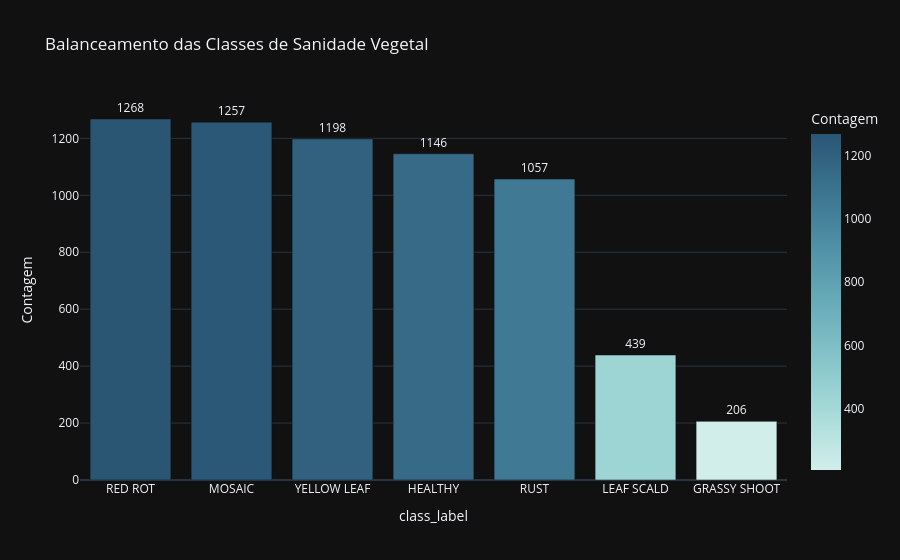
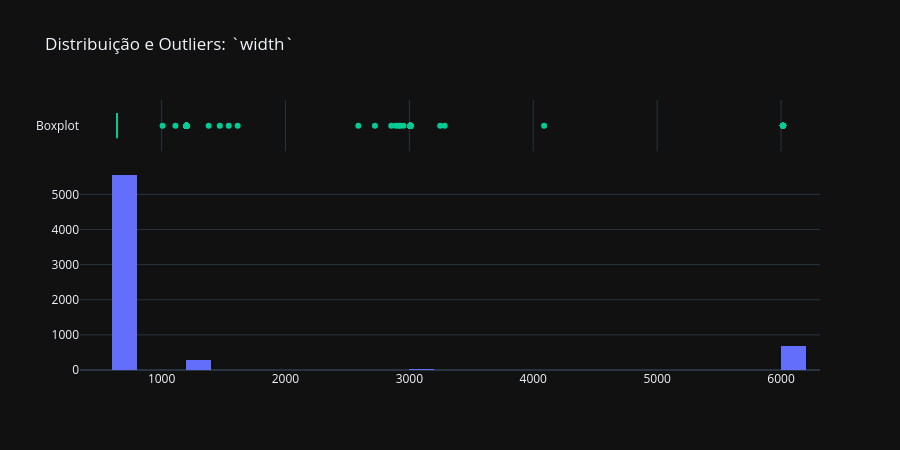
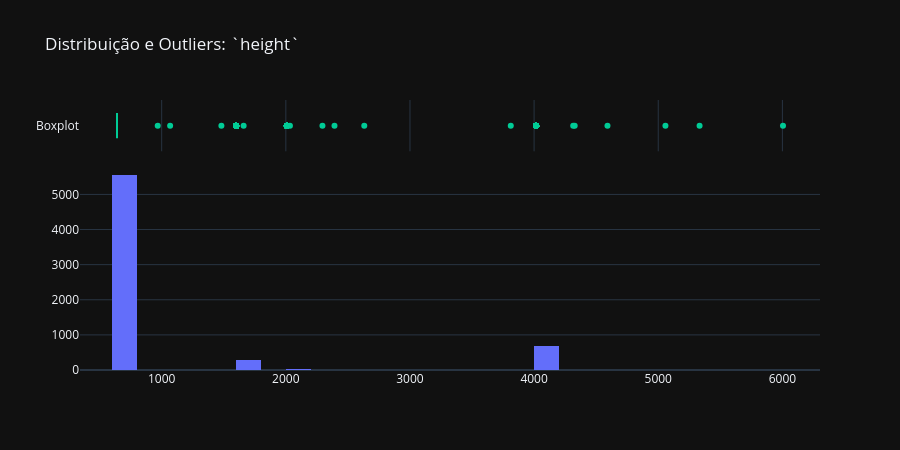
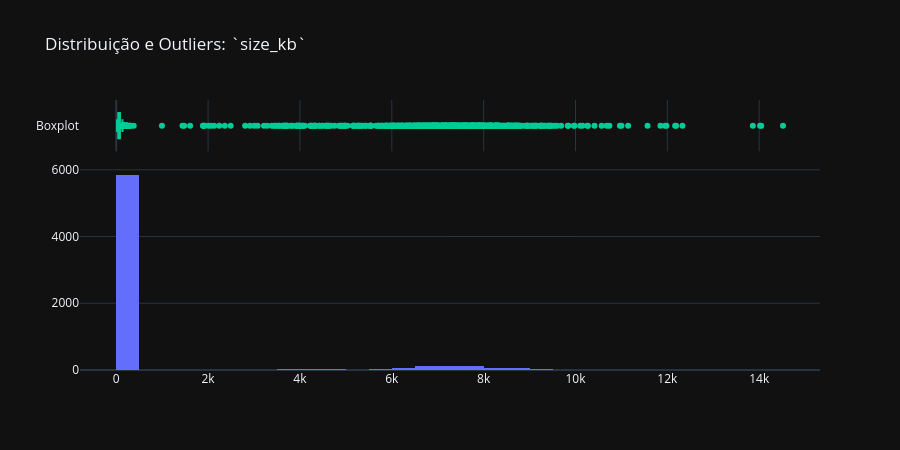

The notebook cell saved with these charts, in order:
### Markdown cell above
## 📊 3. Fase EXPLORE: Análise Exploratória Univariada

Exploração individual das *features* extraídas das imagens e consolidadas na ABT (`data/processed/abt_sanidade_vegetal.csv`)[cite: 1]. O objetivo é mapear distribuições, detectar *outliers* estruturais e validar o balanceamento da variável alvo antes da etapa de modelagem (SVM).

### Code cell
# 3.1 Setup do Motor de Análise Visual (Plotly)
import pandas as pd
import plotly.express as px
import plotly.graph_objects as go
from plotly.subplots import make_subplots
from IPython.display import display, Markdown

class AdvancedVisionEDA:
    """
    Pipeline interativo de Análise Univariada.
    Gera dashboards dinâmicos para identificação de padrões e anomalias nas features de imagem.
    """
    def __init__(self, df: pd.DataFrame, target_col: str):
        self.df = df
        self.target_col = target_col
        self.num_cols = self.df.select_dtypes(include=['float64', 'int64']).columns.tolist()
        
        # Remove as colunas de target da análise contínua para evitar distorções
        cols_to_remove = [self.target_col, 'target_binary', 'target_multiclass']
        for col in cols_to_remove:
            if col in self.num_cols:
                self.num_cols.remove(col)

    def plot_target_distribution(self):
        """Avalia o balanceamento das classes de sanidade."""
        class_counts = self.df[self.target_col].value_counts().reset_index()
        class_counts.columns = [self.target_col, 'Contagem']
        
        fig = px.bar(class_counts, x=self.target_col, y='Contagem', 
                     text='Contagem', color='Contagem', color_continuous_scale='Teal',
                     title="Balanceamento das Classes de Sanidade Vegetal",
                     template="plotly_dark")
        fig.update_traces(textposition='outside')
        fig.show()

    def plot_continuous_features(self):
        """Gera Histograma + Boxplot para variáveis contínuas."""
        for col in self.num_cols:
            fig = make_subplots(rows=2, cols=1, shared_xaxes=True, 
                                vertical_spacing=0.05, row_heights=[0.2, 0.8])
            
            fig.add_trace(go.Box(x=self.df[col], name="Boxplot", marker_color="#00CC96"), row=1, col=1)
            fig.add_trace(go.Histogram(x=self.df[col], name="Distribuição", marker_color="#636EFA", nbinsx=50), row=2, col=1)
            
            fig.update_layout(title_text=f"Distribuição e Outliers: `{col}`", showlegend=False, 
                              template="plotly_dark", height=450)
            fig.show()

    def generate_descriptive_stats(self):
        """Exibe as estatísticas descritivas, skewness e kurtosis."""
        stats = self.df[self.num_cols].describe().T
        stats['skewness'] = self.df[self.num_cols].skew()
        stats['kurtosis'] = self.df[self.num_cols].kurt()
        display(stats.round(3).style.background_gradient(cmap='viridis'))

# 3.2 Execução do Pipeline Univariado na ABT
abt_path = '../data/processed/abt_sanidade_vegetal.csv'
df_features = pd.read_csv(abt_path)

# A coluna correta do seu dataset é 'class_label'
eda_pipeline = AdvancedVisionEDA(df=df_features, target_col='class_label')
eda_pipeline.plot_target_distribution()
eda_pipeline.plot_continuous_features()
eda_pipeline.generate_descriptive_stats()

### Figure 1 — Plotly figure (JSON) as saved in the notebook; plotly's stock layout.template omitted (floating-point values rounded to 4 significant figures)
{"data": [{"hovertemplate": "class_label=%{x}<br>Contagem=%{marker.color}<extra></extra>", "legendgroup": "", "marker": {"color": [1268, 1257, 1198, 1146, 1057, 439, 206], "coloraxis": "coloraxis", "pattern": {"shape": ""}}, "name": "", "orientation": "v", "showlegend": false, "text": [1268.0, 1257.0, 1198.0, 1146.0, 1057.0, 439.0, 206.0], "textposition": "outside", "type": "bar", "x": ["RED ROT", "MOSAIC", "YELLOW LEAF", "HEALTHY", "RUST", "LEAF SCALD", "GRASSY SHOOT"], "xaxis": "x", "y": [1268, 1257, 1198, 1146, 1057, 439, 206], "yaxis": "y"}], "layout": {"barmode": "relative", "coloraxis": {"autocolorscale": false, "colorbar": {"title": {"text": "Contagem"}}, "colorscale": [[0, "rgb(209, 238, 234)"], [0.1667, "rgb(168, 219, 217)"], [0.3333, "rgb(133, 196, 201)"], [0.5, "rgb(104, 171, 184)"], [0.6667, "rgb(79, 144, 166)"], [0.8333, "rgb(59, 115, 143)"], [1, "rgb(42, 86, 116)"]]}, "legend": {"tracegroupgap": 0}, "title": {"text": "Balanceamento das Classes de Sanidade Vegetal"}, "xaxis": {"anchor": "y", "domain": [0, 1], "title": {"text": "class_label"}}, "yaxis": {"anchor": "x", "domain": [0, 1], "title": {"text": "Contagem"}}}}

### Figure 2 — Plotly figure (JSON) as saved in the notebook; plotly's stock layout.template omitted (floating-point values rounded to 4 significant figures; data arrays with more than 128 entries replaced by an {"elided": "..."} marker saying what was removed)
{"data": [{"marker": {"color": "#00CC96"}, "name": "Boxplot", "type": "box", "x": {"elided": "6571 int values"}, "xaxis": "x", "yaxis": "y"}, {"marker": {"color": "#636EFA"}, "name": "Distribuição", "nbinsx": 50, "type": "histogram", "x": {"elided": "6571 int values"}, "xaxis": "x2", "yaxis": "y2"}], "layout": {"height": 450, "showlegend": false, "title": {"text": "Distribuição e Outliers: `width`"}, "xaxis": {"anchor": "y", "domain": [0, 1], "matches": "x2", "showticklabels": false}, "xaxis2": {"anchor": "y2", "domain": [0, 1]}, "yaxis": {"anchor": "x", "domain": [0.81, 1]}, "yaxis2": {"anchor": "x2", "domain": [0, 0.76]}}}

### Figure 3 — Plotly figure (JSON) as saved in the notebook; plotly's stock layout.template omitted (floating-point values rounded to 4 significant figures; data arrays with more than 128 entries replaced by an {"elided": "..."} marker saying what was removed)
{"data": [{"marker": {"color": "#00CC96"}, "name": "Boxplot", "type": "box", "x": {"elided": "6571 int values"}, "xaxis": "x", "yaxis": "y"}, {"marker": {"color": "#636EFA"}, "name": "Distribuição", "nbinsx": 50, "type": "histogram", "x": {"elided": "6571 int values"}, "xaxis": "x2", "yaxis": "y2"}], "layout": {"height": 450, "showlegend": false, "title": {"text": "Distribuição e Outliers: `height`"}, "xaxis": {"anchor": "y", "domain": [0, 1], "matches": "x2", "showticklabels": false}, "xaxis2": {"anchor": "y2", "domain": [0, 1]}, "yaxis": {"anchor": "x", "domain": [0.81, 1]}, "yaxis2": {"anchor": "x2", "domain": [0, 0.76]}}}

### Figure 4 — Plotly figure (JSON) as saved in the notebook; plotly's stock layout.template omitted (floating-point values rounded to 4 significant figures; data arrays with more than 128 entries replaced by an {"elided": "..."} marker saying what was removed)
{"data": [{"marker": {"color": "#00CC96"}, "name": "Boxplot", "type": "box", "x": {"elided": "6571 float values"}, "xaxis": "x", "yaxis": "y"}, {"marker": {"color": "#636EFA"}, "name": "Distribuição", "nbinsx": 50, "type": "histogram", "x": {"elided": "6571 float values"}, "xaxis": "x2", "yaxis": "y2"}], "layout": {"height": 450, "showlegend": false, "title": {"text": "Distribuição e Outliers: `size_kb`"}, "xaxis": {"anchor": "y", "domain": [0, 1], "matches": "x2", "showticklabels": false}, "xaxis2": {"anchor": "y2", "domain": [0, 1]}, "yaxis": {"anchor": "x", "domain": [0.81, 1]}, "yaxis2": {"anchor": "x2", "domain": [0, 0.76]}}}
